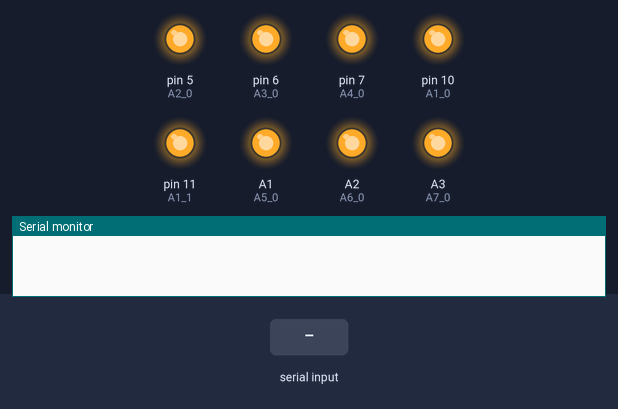
Bench run of a sketch on a simulated Arduino Uno, built with avr-gcc and run on an emulated ATmega328P. Shown: output pins drawn as LEDs (lit = HIGH), the last lines printed to the serial monitor. Inputs (shaded band) come from the test bench.

Above: at 1.2 s.
1.3 s: "1" received over the second serial link
At 2.7 s:
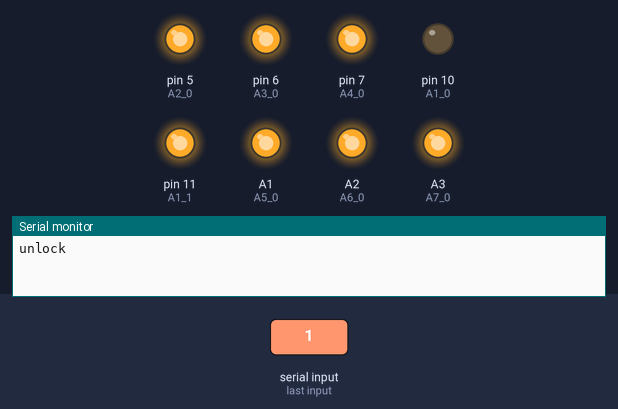
4.3 s: "2" received over the second serial link
At 5.6 s:
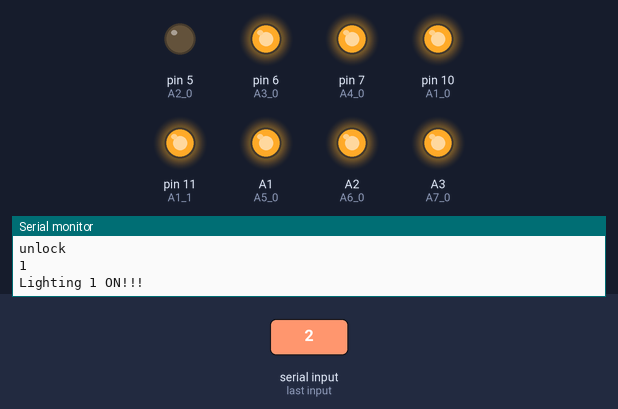
7.2 s: "10" received over the second serial link
At 9.0 s:
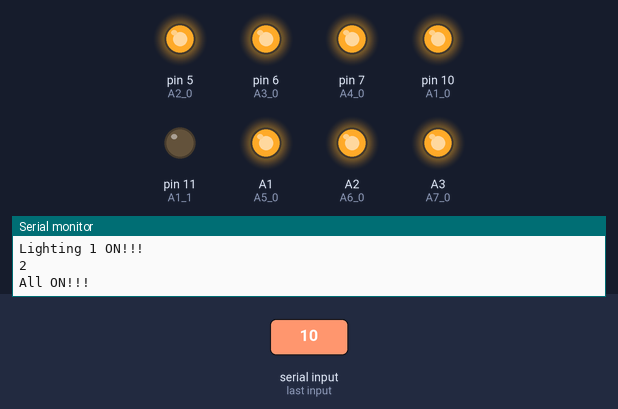
Timing chart, 0 to 13.7 s (numbered marks = the images above; inputs shaded):
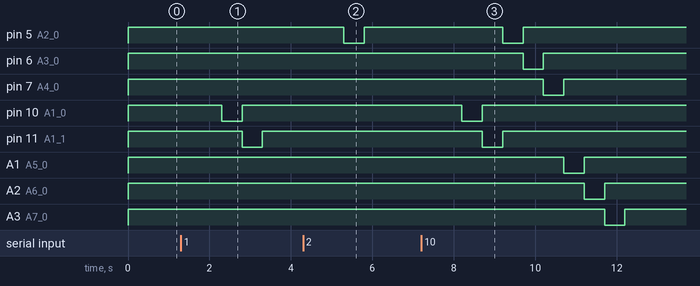

Measured:
- after the input at 1.3 s, pin 10 (A1_0): HIGH → LOW after 1.0 s, → HIGH 0.50 s later; pin 11 (A1_1): HIGH → LOW after 1.5 s, → HIGH 0.50 s later
- after the input at 4.3 s, pin 5 (A2_0): HIGH → LOW after 1.0 s, → HIGH 0.50 s later
- after the input at 7.2 s, pin 5 (A2_0): HIGH → LOW after 2.0 s, → HIGH 0.50 s later; pin 6 (A3_0): HIGH → LOW after 2.5 s, → HIGH 0.50 s later; pin 7 (A4_0): HIGH → LOW after 3.0 s, → HIGH 0.50 s later; pin 10 (A1_0): HIGH → LOW after 1.0 s, → HIGH 0.50 s later; pin 11 (A1_1): HIGH → LOW after 1.5 s, → HIGH 0.50 s later

The sketch:

Project0104052021TestRaspberrypi.ino
```cpp
#include <SoftwareSerial.h>
SoftwareSerial BTSerial(2, 3);// RX | TX เซ็ทพิน บลูทูธ

int A1_0 = 10;
int A1_1 = 11;

int A2_0 = 5;
//int A2_1 = 5;

int A3_0 = 6;
//int A3_1 = 6;

int A4_0 = 7;
//int A4_0 = 7;

int A5_0 = A1; // ใส่เลข พิน
int A6_0 = A2; //ใส่เลข พิน
int A7_0 = A3; // ใส่เลข พิน

String message = "";

void setup() {
  Serial.begin(9600);
  BTSerial.begin(9600);

  pinMode(A1_0, OUTPUT);
  pinMode(A1_1, OUTPUT);

  pinMode(A2_0, OUTPUT);
  pinMode(A3_0, OUTPUT);
  pinMode(A4_0, OUTPUT);

  pinMode(A5_0, OUTPUT);
  pinMode(A6_0, OUTPUT);
  pinMode(A7_0, OUTPUT);

  defalt();
}

void unlock(int val) {
  switch (val) {
    case 1:
      digitalWrite(A1_0, LOW);
      digitalWrite(A1_1, HIGH);
      delay(500);
      digitalWrite(A1_0, HIGH);
      digitalWrite(A1_1, LOW);
      delay(500);
      digitalWrite(A1_0, HIGH);
      digitalWrite(A1_1, HIGH);
      break;
    case 2:
      digitalWrite(A2_0, LOW);
      delay(500);
      digitalWrite(A2_0, HIGH);
      break;
    case 3:
      digitalWrite(A3_0, LOW);
      delay(500);
      digitalWrite(A3_0, HIGH);
      break;
    case 4:
      digitalWrite(A4_0, LOW);
      delay(500);
      digitalWrite(A4_0, HIGH);
      break;
    case 5:
      digitalWrite(A5_0, LOW);
      delay(500);
      digitalWrite(A5_0, HIGH);
      break;
    case 6:
      digitalWrite(A6_0, LOW);
      delay(500);
      digitalWrite(A6_0, HIGH);
      break;
    case 7:
      digitalWrite(A7_0, LOW);
      delay(500);
      digitalWrite(A7_0, HIGH);
      break;
  }
}

void defalt() {
  digitalWrite(A1_0, HIGH);
  digitalWrite(A1_1, HIGH);

  digitalWrite(A2_0, HIGH);
  digitalWrite(A3_0, HIGH);
  digitalWrite(A4_0, HIGH);

  digitalWrite(A5_0, HIGH);
  digitalWrite(A6_0, HIGH);
  digitalWrite(A7_0, HIGH);
}

void allOn() {
  unlock(1);
  unlock(2);
  unlock(3);
  unlock(4);
  unlock(5);
  unlock(6);
  unlock(7);
}

void ProcessMessage(String val)
{
  if (val == "1")
  {
    Serial.println("unlock");
    unlock(1);
  }

  if (val == "2")
  {
    Serial.println("Lighting 1 ON!!!");
    unlock(2);
  }

  if (val == "3")
  {
    Serial.println("Lighting 2 ON!!!");
    unlock(3);
  }

  if (val == "4")
  {
    Serial.println("Lighting 3 ON!!!");
    unlock(4);
  }

  if (val == "5")
  {
    Serial.println("Lighting 4 ON!!!");
    unlock(5);
  }

  if (val == "6")
  {
    Serial.println("Lighting 5 ON!!!");
    unlock(6);
  }

  if (val == "7")
  {
    Serial.println("Lighting 6 ON!!!");
    unlock(7);
  }

  if (val == "10")
  {
    Serial.println("All ON!!!");
    allOn();
  }
}

void loop() {
  // if there's any serial available, read it:
  if (BTSerial.available()) {
    //char c = (char)BTSerial.read();
    String code = BTSerial.readString();
    //Serial.println(c);
    // look for the newline. That's the end of your sentence:

      message.trim();
      ProcessMessage(code);
      Serial.println(code);
      message = "";
  }
}
```
